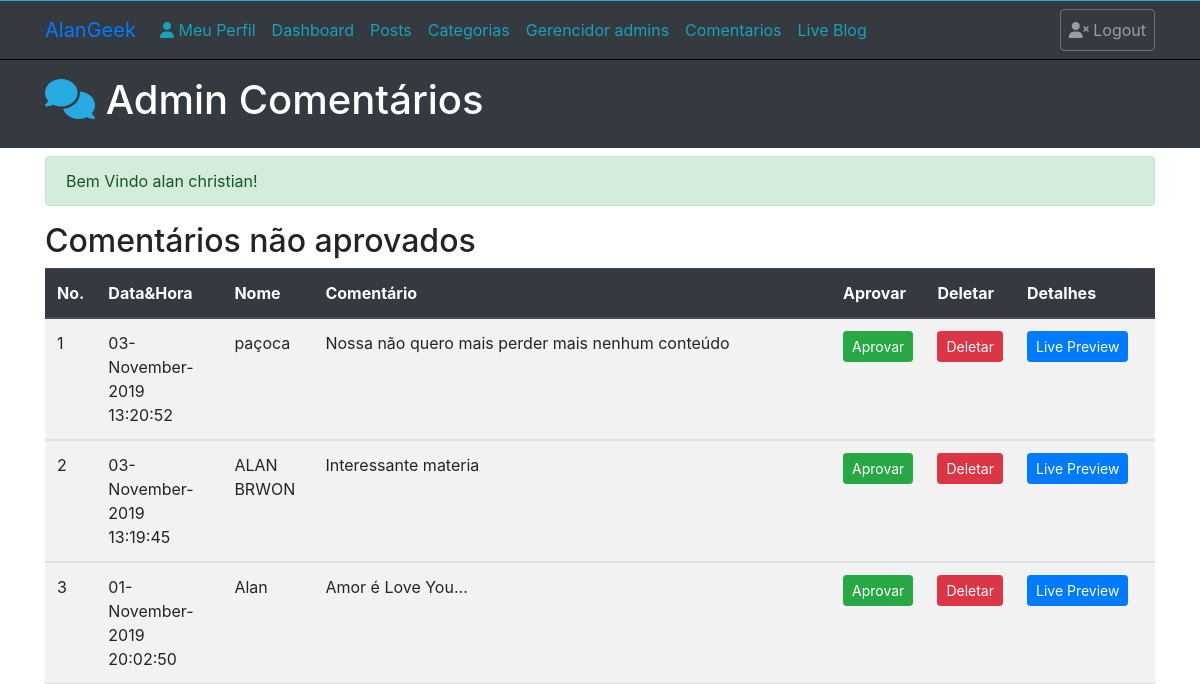
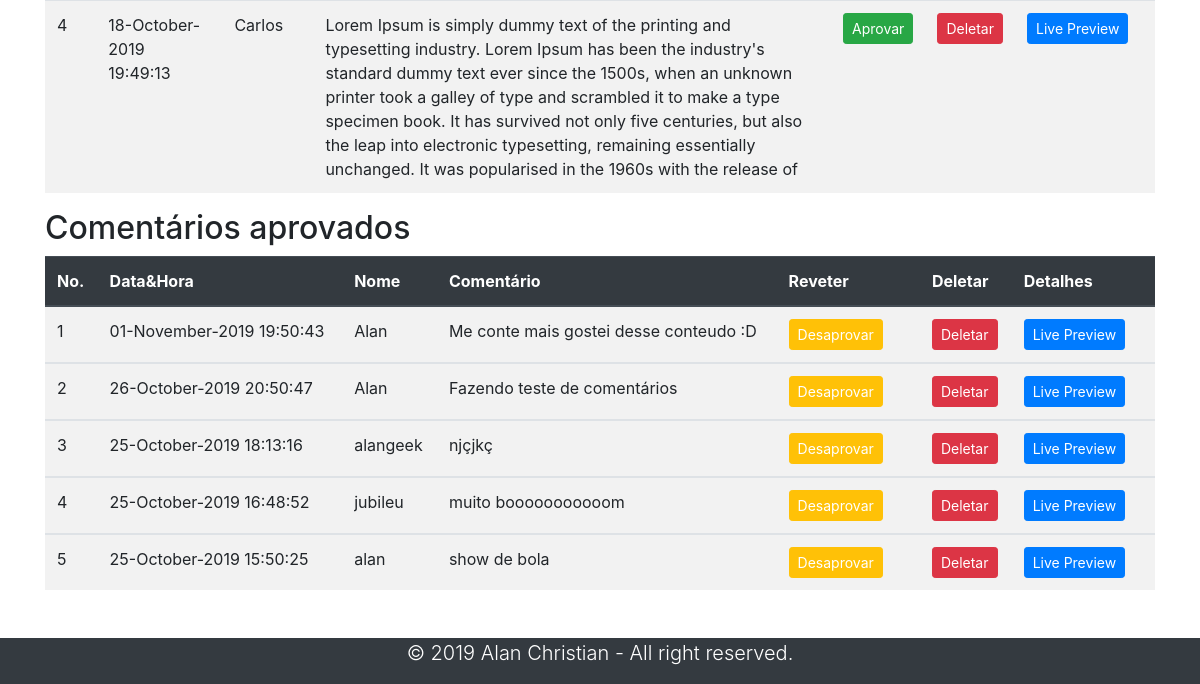
Before: /Comments.php (signed in) with the older database file (2 pictures, top to bottom).
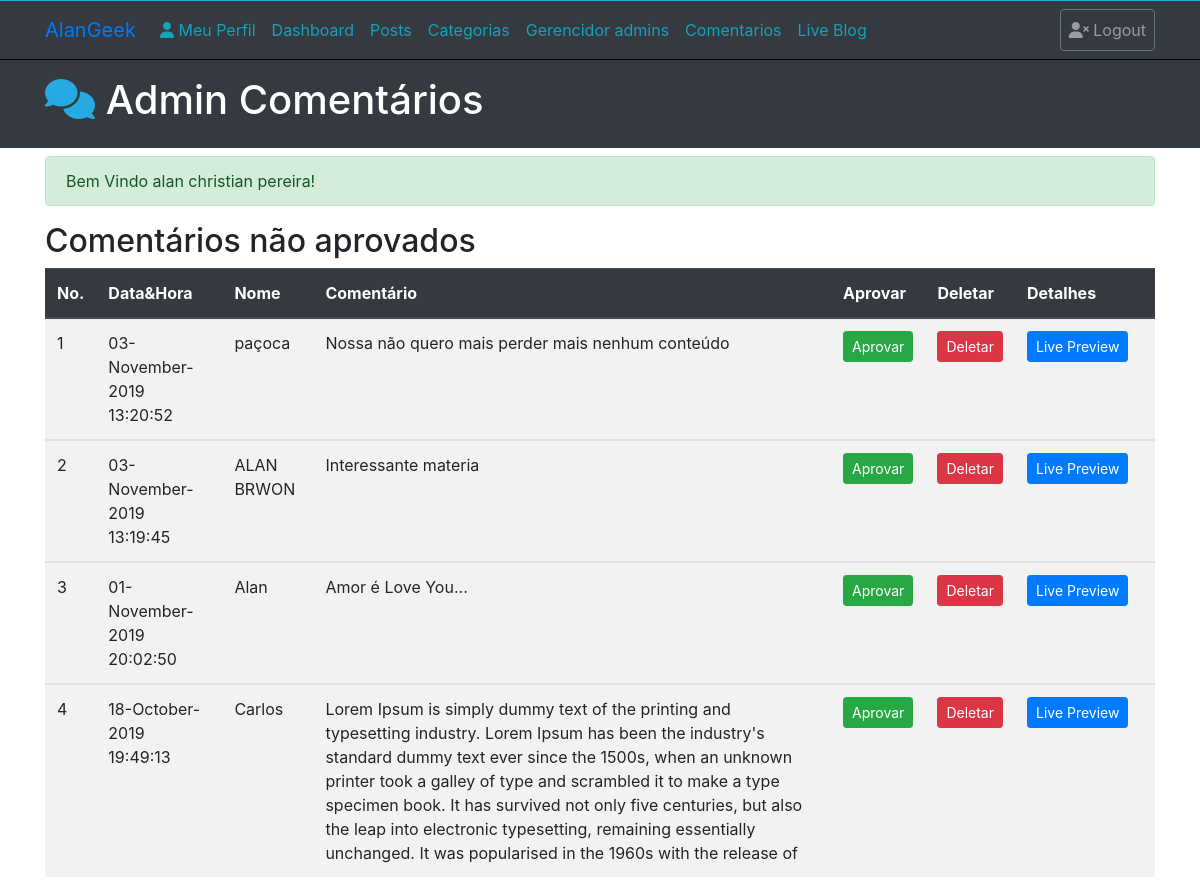
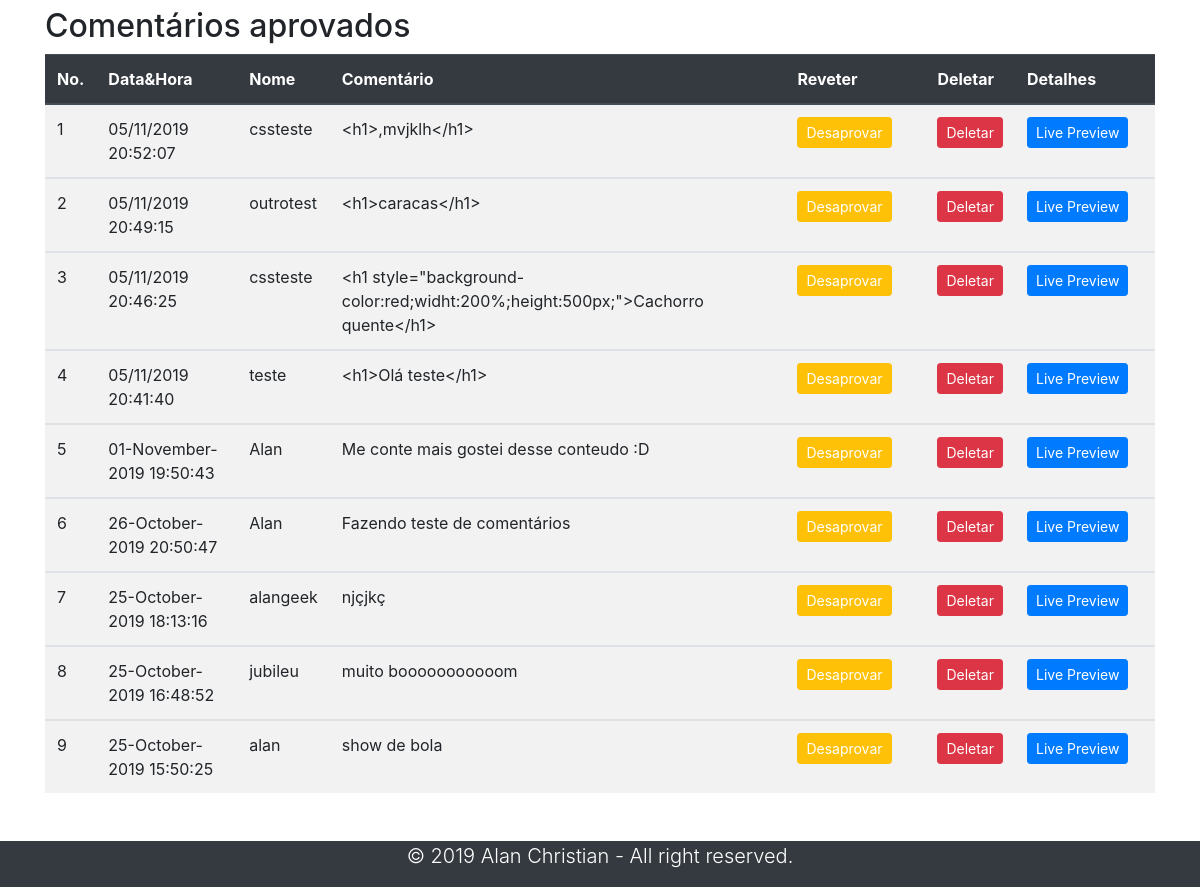
After: the same page with the newer database file (2 pictures, top to bottom).
### tables this page shows
CREATE TABLE `comments` (
  `id` int(10) NOT NULL,
  `datetime` varchar(50) NOT NULL,
  `name` varchar(50) NOT NULL,
  `email` varchar(60) NOT NULL,
  `comment` varchar(500) NOT NULL,
  `approvedby` varchar(50) NOT NULL,
  `status` varchar(3) NOT NULL,
  `post_id` int(10) NOT NULL
);

### Comments.php (the view, shortened to what this page needs)
<?php require_once "Includes/Sessions.php";?>
<!doctype html>
<html lang="pt-br">
  <head>
    <link rel="stylesheet" href="https://stackpath.bootstrapcdn.com/bootstrap/4.3.1/css/bootstrap.min.css">
    <link rel="stylesheet" href="css/adminstyles.css">
  </head>
  <body>
    <nav class="navbar navbar-expand-lg navbar-dark bg-dark">
      <div class="container">
        <a href="#" class="navbar-brand text-primary"> AlanGeek</a>
        <div class="collapse navbar-collapse" id="navbarcollapseCMS">
        <ul class="navbar-nav mr-auto">
          <li class="nav-item">
            <a href="MyProfile.php" class="nav-link text-info"> <i class="fas fa-user"></i> Meu Perfil</a>
          </li>
          <li class="nav-item">
            <a href="Dashboard.php" class="nav-link text-info">Dashboard</a>
          </li>
          <li class="nav-item">
            <a href="Posts.php" class="nav-link text-info text-info">Posts</a>
          </li>
          <li class="nav-item">
            <a href="Categories.php" class="nav-link text-info">Categorias</a>
          </li>
          <li class="nav-item">
            <a href="Admins.php" class="nav-link text-info">Gerencidor admins</a>
          </li>
          <li class="nav-item">
            <a href="Comments.php" class="nav-link text-info">Comentarios</a>
          </li>
          <li class="nav-item">
            <a href="Blog.php?page=1" target="_blanck" class="nav-link text-info">Live Blog</a>
          </li>
        </ul>
        <ul class="navbar-nav ml-auto">
          <li class="nav-item"><a href="Logout.php" class="nav-link btn btn-outline-secondary"> <i class="fas fa-user-times"></i> Logout</a></li>
        </ul>
        </div>
      </div>
    </nav>
    <header class="bg-dark text-white py-3">
      <div class="container">
        <div class="row">
          <div class="col-md-12">
          <h1><i class="fas fa-comments" style="color: #27aae1;"></i> Admin Comentários</h1>
        </div>
        </div>
      </div>
    </header>
    <section class="container py-2 mb-4">
      <div class="row" style="min-height: 30px;">
        <div class="col-lg-12" style="min-height: 400px;">
          <?php
          echo SuccessMessage();
          ?>
          <h2>Comentários não aprovados</h2>
          <table class="table table-striped table-hover">
            <thead class="thead-dark">
              <tr>
                <th>No. </th>
                <th>Data&Hora</th>
                <th>Nome</th>
                <th>Comentário</th>
                <th>Aprovar</th>
                <th>Deletar</th>
                <th>Detalhes</th>
              </tr>
            </thead>
          <?php
          global $ConnectingDB;
          $sql = "SELECT * FROM comments WHERE status='OFF' ORDER BY id DESC";
          $Execute = $ConnectingDB->query($sql);
          $SrNo = 0;
          while ($DataRows=$Execute->fetch()) {
            $CommentId         = $DataRows["id"];
            $DateTimeOfComment = $DataRows["datetime"];
            $CommenterName     = $DataRows["name"];
            $CommentContent    = $DataRows["comment"];
            $CommentPostId     = $DataRows["post_id"];
            $SrNo++;
          ?>
          <tbody>
            <tr>
              <td><?php echo htmlentities($SrNo); ?></td>
              <td><?php echo htmlentities($DateTimeOfComment); ?></td>
              <td><?php echo htmlentities($CommenterName); ?></td>
              <td><?php echo htmlentities($CommentContent); ?></td>
              <td><a href="ApproveComments.php?id=<?php echo $CommentId; ?>" class="btn btn-success btn-sm">Aprovar</a></td>
              <td><a href="DeleteComments.php?id=<?php echo $CommentId; ?>" class="btn btn-danger btn-sm">Deletar</a></td>
              <td style="min-width: 140px;"><a class="btn btn-primary btn-sm" href="FullPost.php?id=<?php echo $CommentPostId; ?>" target="_blanck">Live Preview</a></td>
            </tr>
          </tbody>
          <?php } ?>
          </table>
          <h2>Comentários aprovados</h2>
          <table class="table table-striped table-hover">
            <thead class="thead-dark">
              <tr>
                <th>No. </th>
                <th>Data&Hora</th>
                <th>Nome</th>
                <th>Comentário</th>
                <th>Reveter</th>
                <th>Deletar</th>
                <th>Detalhes</th>
              </tr>
            </thead>
          <?php
          global $ConnectingDB;
          $sql = "SELECT * FROM comments WHERE status='ON' ORDER BY id DESC";
          $Execute = $ConnectingDB->query($sql);
          $SrNo = 0;
          while ($DataRows=$Execute->fetch()) {
            $CommentId         = $DataRows["id"];
            $DateTimeOfComment = $DataRows["datetime"];
            $CommenterName     = $DataRows["name"];
            $CommentContent    = $DataRows["comment"];
            $CommentPostId     = $DataRows["post_id"];
            $SrNo++;
          ?>
          <tbody>
            <tr>
              <td><?php echo htmlentities($SrNo); ?></td>
              <td><?php echo htmlentities($DateTimeOfComment); ?></td>
              <td><?php echo htmlentities($CommenterName); ?></td>
              <td><?php echo htmlentities($CommentContent); ?></td>
              <td style="min-width: 140px;"><a href="DisApproveComments.php?id=<?php echo $CommentId; ?>" class="btn btn-warning btn-sm text-white">Desaprovar</a></td>
              <td><a href="DeleteComments.php?id=<?php echo $CommentId; ?>" class="btn btn-danger btn-sm">Deletar</a></td>
              <td style="min-width: 140px;"><a class="btn btn-primary btn-sm" href="FullPost.php?id=<?php echo $CommentPostId; ?>" target="_blanck">Live Preview</a></td>
            </tr>
          </tbody>
          <?php } ?>
          </table>
        </div>
      </div>
    </section>
    <footer class="bg-dark text-white">
      <div class="container">
        <div class="row">
          <div class="col">
          <p class="lead text-center">&copy; <span id="year"></span> Alan Christian - All right reserved.</p>
        </div>
        </div>
      </div>
    </footer>
  </body>
</html>

### includes/Sessions.php (shortened to what this page needs)
<?php
function SuccessMessage() {
	if (isset($_SESSION["SuccessMessage"])) {
		$Output = "<div class=\"alert alert-success\">";
		$Output .= htmlentities($_SESSION["SuccessMessage"]);
		$Output .= "</div>";
		return $Output;
	}
}
?>

Changed rows visible on the page:
added comments: datetime "05/11/2019 20:52:07", name "cssteste", comment "<h1>,mvjklh</h1>", shown under "Comentários aprovados"
added comments: datetime "05/11/2019 20:49:15", name "outrotest", comment "<h1>caracas</h1>", shown under "Comentários aprovados"
added comments: datetime "05/11/2019 20:46:25", name "cssteste", comment "<h1 style=\"background-color:red;widht:200%;height:500px;\">Cachorro quente</h1>", shown under "Comentários aprovados"
added comments: datetime "05/11/2019 20:41:40", name "teste", comment "<h1>Olá teste</h1>", shown under "Comentários aprovados"
Other visible differences:
SuccessMessage(): "Bem Vindo alan christian!" → "Bem Vindo alan christian pereira!"
